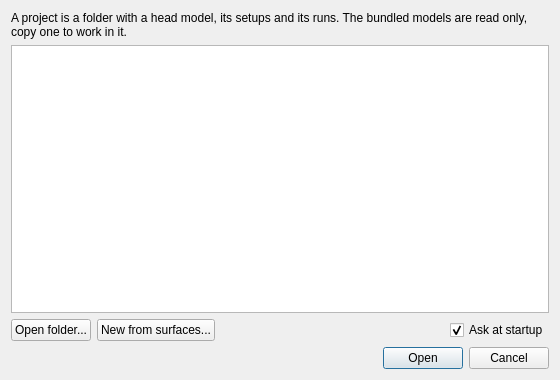
<?xml version="1.0" encoding="UTF-8"?>
<ui version="4.0">
 <class>ProjectDialog</class>
 <widget class="QDialog" name="ProjectDialog">
  <property name="geometry">
   <rect>
    <x>0</x>
    <y>0</y>
    <width>560</width>
    <height>380</height>
   </rect>
  </property>
  <property name="windowTitle">
   <string>Open project</string>
  </property>
  <layout class="QVBoxLayout" name="dialogLayout">
   <item>
    <widget class="QLabel" name="description">
     <property name="text">
      <string>A project is a folder with a head model, its setups and its runs. The bundled models are read only, copy one to work in it.</string>
     </property>
     <property name="wordWrap">
      <bool>true</bool>
     </property>
    </widget>
   </item>
   <item>
    <widget class="QListWidget" name="projectList"/>
   </item>
   <item>
    <layout class="QHBoxLayout" name="projectButtons">
     <item>
      <widget class="QPushButton" name="openFolderButton">
       <property name="toolTip">
        <string>A folder with a project.yaml or a tissue_index.yaml</string>
       </property>
       <property name="text">
        <string>Open folder...</string>
       </property>
      </widget>
     </item>
     <item>
      <widget class="QPushButton" name="newProjectButton">
       <property name="toolTip">
        <string>A new project from closed surface meshes, nested by which contains which</string>
       </property>
       <property name="text">
        <string>New from surfaces...</string>
       </property>
      </widget>
     </item>
     <item>
      <spacer name="projectButtonSpacer">
       <property name="orientation">
        <enum>Qt::Orientation::Horizontal</enum>
       </property>
       <property name="sizeHint" stdset="0">
        <size>
         <width>0</width>
         <height>0</height>
        </size>
       </property>
      </spacer>
     </item>
     <item>
      <widget class="QCheckBox" name="askCheck">
       <property name="text">
        <string>Ask at startup</string>
       </property>
       <property name="checked">
        <bool>true</bool>
       </property>
      </widget>
     </item>
    </layout>
   </item>
   <item>
    <widget class="QDialogButtonBox" name="buttonBox">
     <property name="orientation">
      <enum>Qt::Orientation::Horizontal</enum>
     </property>
     <property name="standardButtons">
      <set>QDialogButtonBox::StandardButton::Cancel|QDialogButtonBox::StandardButton::Open</set>
     </property>
    </widget>
   </item>
  </layout>
 </widget>
 <resources/>
 <connections>
  <connection>
   <sender>buttonBox</sender>
   <signal>accepted()</signal>
   <receiver>ProjectDialog</receiver>
   <slot>accept()</slot>
  </connection>
  <connection>
   <sender>buttonBox</sender>
   <signal>rejected()</signal>
   <receiver>ProjectDialog</receiver>
   <slot>reject()</slot>
  </connection>
 </connections>
</ui>
